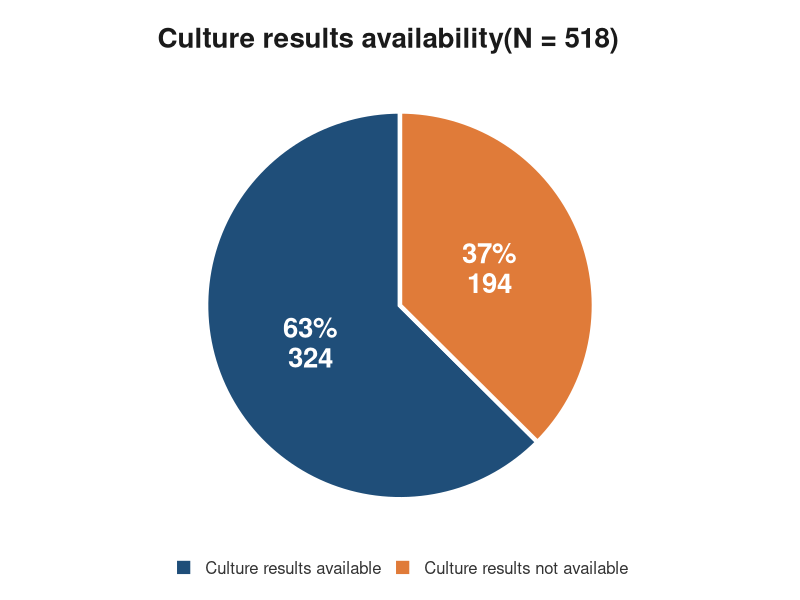
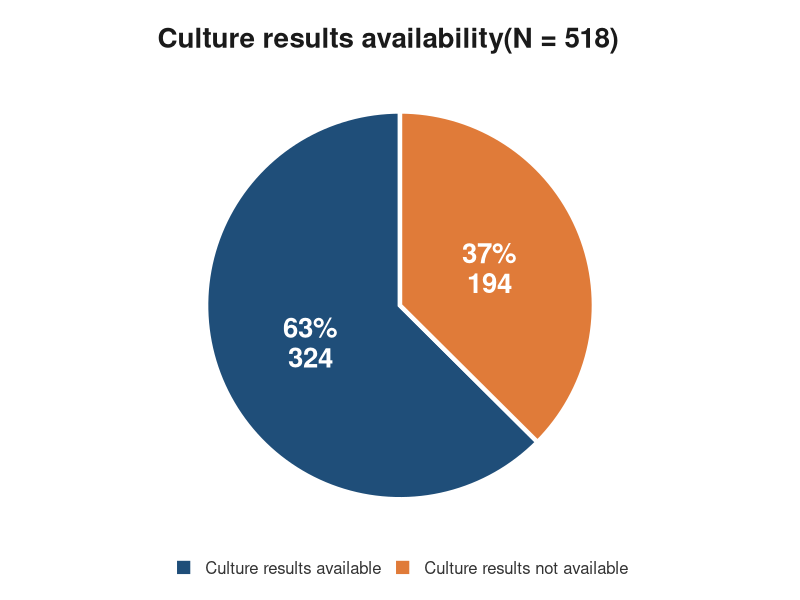
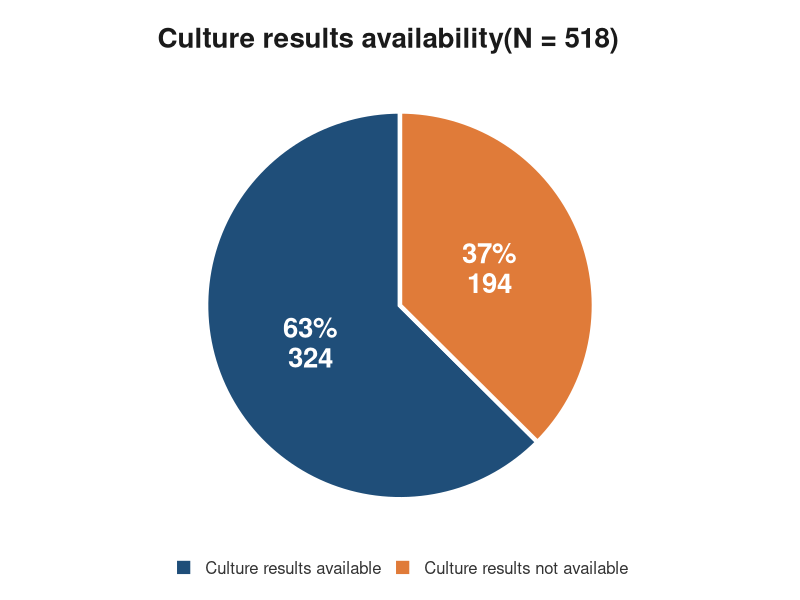

Source code (R) for these figures, in order:
library(ggplot2)
library(dplyr)
library(scales)

# ---- Data ----
total_df <- tibble(
  available = factor(c("Yes", "No"), levels = c("Yes", "No")),
  n         = c(324, 194)
) %>%
  mutate(
    pct   = n / sum(n),
    label = paste0(percent(pct, accuracy = 1), "\n", comma(n))
  )

total_n <- sum(total_df$n)  # 518

# ---- Plot ----
p <- ggplot(total_df, aes(x = "", y = n, fill = available)) +
  geom_col(width = 1, colour = "white", linewidth = 1.5) +
  coord_polar(theta = "y", start = 0) +
  geom_text(aes(label = label),
            position = position_stack(vjust = 0.5),
            colour = "white", fontface = "bold", size = 7, lineheight = 0.9) +
  scale_fill_manual(
    values = c("Yes" = "#1F4E79", "No" = "#E07B39"),
    labels = c("Yes" = "Culture results available",
               "No"  = "Culture results not available")
  ) +
  labs(
    title    = "Culture results availability(N = 518)",
    fill     = NULL
  ) +
  theme_void(base_size = 14) +
  theme(
    plot.title       = element_text(face = "bold", size = 20, colour = "#1A1A1A",
                                    margin = margin(b = 6)),
    plot.subtitle    = element_text(size = 12, colour = "#555555",
                                    margin = margin(b = 10)),
    plot.caption     = element_text(size = 9, colour = "#888888", hjust = 0,
                                    margin = margin(t = 10)),
    legend.position  = "bottom",
    legend.text      = element_text(size = 12, colour = "#333333"),
    legend.key.size  = unit(0.6, "cm"),
    plot.margin      = margin(20, 20, 15, 20),
    plot.background  = element_rect(fill = "white", colour = NA)
  )

p

# ---- Save ----


# High-res PNG (slides, email, reports)
ggsave("culture_results_total_pie.png", plot = p,
       width = 8, height = 7, dpi = 300, bg = "white")

ggsave("culture_results_total_pie.svg", plot = p,
       width = 8, height = 7)   # needs the svglite package
